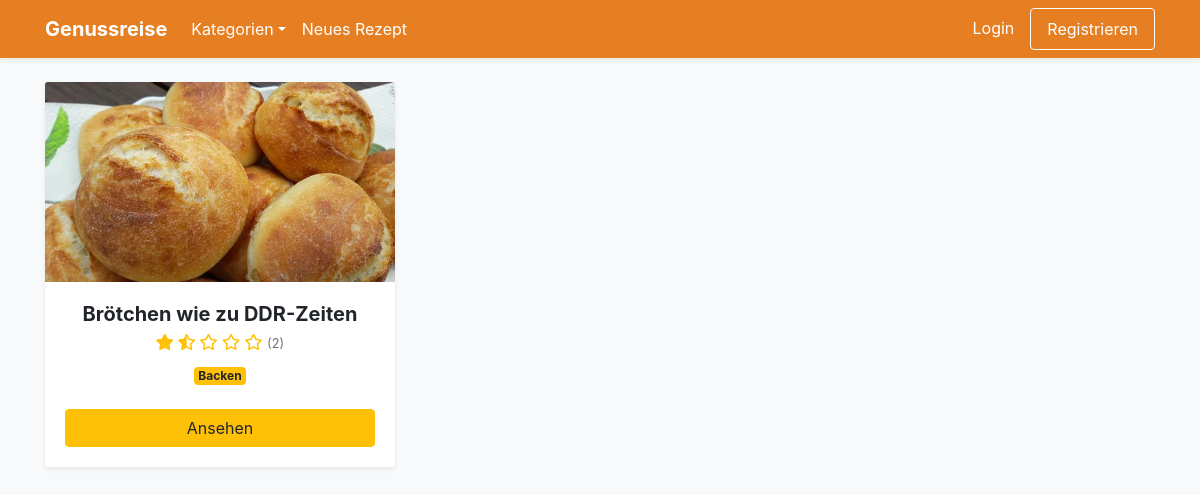
The page / on the database its author committed.
### app.py (models this page shows)
class Recipe(db.Model):
    id = db.Column(db.Integer, primary_key=True)
    name = db.Column(db.String(100), nullable=False)
    instructions = db.Column(db.Text, nullable=False)
    image_file = db.Column(db.String(100), nullable=False, default='default.jpg')
    prep_time = db.Column(db.Integer, default=0)
    cook_time = db.Column(db.Integer, default=0)
    rest_time = db.Column(db.Integer, default=0)
    servings = db.Column(db.Integer, default=1)
    calories = db.Column(db.Integer, default=0)
    protein = db.Column(db.Float, default=0.0)
    carbs = db.Column(db.Float, default=0.0)
    fat = db.Column(db.Float, default=0.0)
    rating_sum = db.Column(db.Integer, default=0)
    rating_count = db.Column(db.Integer, default=0)
    user_id = db.Column(db.Integer, db.ForeignKey('user.id'), nullable=False)
    category_id = db.Column(db.Integer, db.ForeignKey('category.id'), nullable=True)
    ingredients = db.relationship('Ingredient', backref='recipe', lazy=True, cascade="all, delete-orphan")
    comments = db.relationship('Comment', backref='recipe', lazy=True, cascade="all, delete-orphan")

class Category(db.Model):
    id = db.Column(db.Integer, primary_key=True)
    name = db.Column(db.String(50), unique=True, nullable=False)
    recipes = db.relationship('Recipe', backref='category_rel', lazy=True)

### app.py (the view)
@app.route("/")
def index():
    recipes = Recipe.query.all()
    for r in recipes:
        r.avg_rating = round(r.rating_sum / r.rating_count, 1) if r.rating_count > 0 else 0
    return render_template('index.html', recipes=recipes)

### app.py (called while the page is built)
@app.context_processor
def inject_categories():
    return dict(all_categories=Category.query.order_by(Category.name).all())

### templates/index.html
{% extends "base.html" %}
{% block content %}
<div class="row">
    {% for recipe in recipes %}
    <div class="col-md-4 mb-4">
        <div class="card h-100 shadow-sm border-0">
            <img src="{{ url_for('static', filename='uploads/' + recipe.image_file) }}" class="card-img-top" style="height: 200px; object-fit: cover;">
            <div class="card-body text-center">
                <h5 class="card-title font-weight-bold mb-1">{{ recipe.name }}</h5>
                <div class="text-warning mb-2">
                    {% for i in range(1, 6) %}
                        {% if recipe.avg_rating >= i %}<i class="fas fa-star"></i>
                        {% elif recipe.avg_rating >= i - 0.5 %}<i class="fas fa-star-half-alt"></i>
                        {% else %}<i class="far fa-star"></i>{% endif %}
                    {% endfor %}
                    <small class="text-muted">({{ recipe.rating_count }})</small>
                </div>
                <p class="badge badge-warning">{{ recipe.category_rel.name if recipe.category_rel else 'Allgemein' }}</p>
                <a href="{{ url_for('recipe_detail', recipe_id=recipe.id) }}" class="btn btn-warning btn-block mt-2">Ansehen</a>
            </div>
        </div>
    </div>
    {% endfor %}
</div>
{% endblock %}

### templates/base.html (style rules this page uses)
.card-img-top { height: 200px; object-fit: cover; }

### rows shown on the page
Recipe: image_file (picture), name "Brötchen wie zu DDR-Zeiten", rating_count "2", category_rel "Backen"
